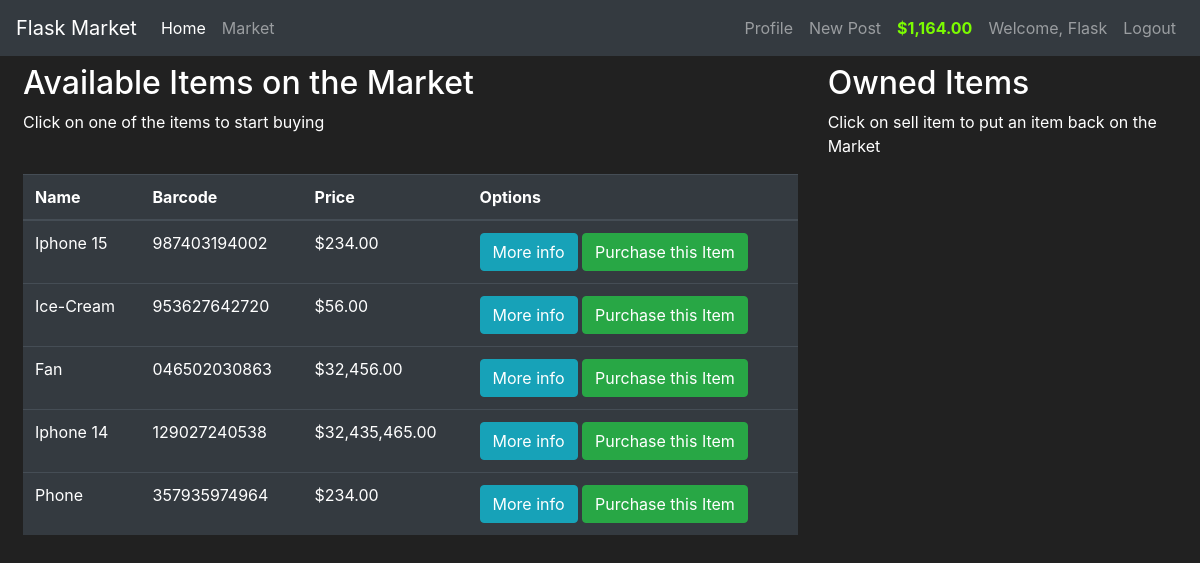
The app's page /market (signed in) with its own data.
### market/models.py (models this page shows, shortened)
class User(db.Model, UserMixin):
    id = db.Column(db.Integer(), primary_key=True)
    username = db.Column(db.String(length=30), nullable=False, unique=True)
    email = db.Column(db.String(length=50), nullable=True, unique=True)
    password_hash = db.Column(db.String(length=60), nullable=True)
    budget = db.Column(db.Integer(), nullable=True, default=1000)
    items = db.relationship('Item', backref='owned_user', lazy=True)
    @property
    def password(self):
        return self.password
    @property
    def prettier_budget(self):
        if len(str(self.budget)) >= 4:
            return f'${str(self.budget)[:-3]},{str(self.budget)[-3:]}.00'
        else:
            return f'${str(self.budget)}.00'

class Item(db.Model):
    id = db.Column(db.Integer(), primary_key=True)
    name = db.Column(db.String(length=30), nullable=False, unique=True)
    price = db.Column(db.Integer(), nullable=False)
    barcode = db.Column(db.String(length=12), nullable=False, unique=True)
    description = db.Column(db.String(length=1024), nullable=False)
    possesion = db.Column(db.Integer(), db.ForeignKey('user.id'))
    date = db.Column(db.DateTime(), default=datetime.now())
    owner = db.Column(db.Integer())

### market/routes.py (the view, shortened to what this page needs)
@app.route('/market', methods=['GET', 'POST'])
@login_required
def market_page():
    purchase_form = PurchaseItemForm()
    selling_form = SellItemForm()
    if request.method == 'GET':
        items = Item.query.order_by(Item.date.desc()).filter_by(possesion=None)
        user_owns = Item.query.filter_by(possesion=current_user.id)
        return render_template('market.html', items=items, purchase_form=purchase_form, user_owns=user_owns, selling_form=selling_form)

### market/helpers.py (called while the page is built)
def usd(value):
    return f"${value:,.2f}"

### market/models.py (called while the page is built)
@login_manager.user_loader
def load_user(user_id):
    return User.query.get(int(user_id))

### market/templates/market.html (shortened to what this page needs)
{% extends 'base.html' %}
{% block content %}
<div class="row mt-2 ml-2">
    <div class="col-8">
        {% if items.first() %}
        <h2>Available Items on the Market</h2>
        <p>Click on one of the items to start buying </p>
        <br>
        <table class="table table-hover table-dark">
            <thead>
                <th scope="col">Name</th>
                <th scope="col">Barcode</th>
                <th scope="col">Price</th>
                <th scope="col">Options</th>
            </thead>
            <tbody>
                {% for item in items %}
                    {% if item.owner != current_user.id and item.possesion != current_user.id %}
                        <tr>
                            <td>{{ item.name }}</td>
                            <td>{{ item.barcode }}</td>
                            <td>{{ item.price | usd }}</td>
                            <td>
                                <button class="btn btn-outline btn-info" data-toggle="modal" data-target="#MoreInfo-{{ item.id }}">More info</button>
                                <button class="btn btn-outline btn-success" data-toggle="modal" data-target="#PurchaseModel-{{ item.id }}">Purchase this Item</button>
                            </td>
                        </tr>
                    {% endif %}
                {% endfor %}
            </tbody>
        </table>
        {% else %}
            <h1 style="color: white; font-weight: bold;">No Product on the Market</h1>
        {% endif %}
    </div>
    <div class="col-4">
        <h2>Owned Items </h2>
        <p>Click on sell item to put an item back on the Market </p>
        <br>
    </div>
</div>
{% endblock content %}

### market/templates/base.html (shortened to what this page needs)
<!DOCTYPE html5>
<html lang="en">
  <head>
    <link rel="stylesheet" href="https://cdn.jsdelivr.net/npm/bootstrap@4.5.3/dist/css/bootstrap.min.css">
  </head>
  <body>
    <nav class="navbar navbar-expand-md navbar-dark bg-dark">
        <a class="navbar-brand" href="#">Flask Market</a>
        <div class="collapse navbar-collapse" id="navbarNav">
            <ul class="navbar-nav mr-auto">
                <li class="nav-item active">
                    <a class="nav-link" href="{{ url_for('home_page') }}">
                        Home <span class="sr-only">(current)</span>
                    </a>
                </li>
                <li class="nav-item">
                    <a class="nav-link" href="{{ url_for('market_page') }}">
                        Market
                    </a>
                </li>
            </ul>
            {% if current_user.is_authenticated %}
                <ul class="navbar-nav">
                    <li class="nav-item">
                        <a class="nav-link" href="{{ url_for('profile') }}">
                            Profile
                        </a>
                    </li>
                    <li class="nav-item">
                        <a class="nav-link" href="{{ url_for('post') }}">
                            New Post
                        </a>
                    </li>
                    <li class="nav-item">
                        <a class="nav-link" style="color: lawngreen; font-weight: bold">
                            {{ current_user.prettier_budget }}
                        </a>
                    </li>
                    <li class="nav-item">
                        <a class="nav-link">
                            Welcome, {{ current_user.username }}
                        </a>
                    </li>
                    <li class="nav-item">
                        <a class="nav-link" href="{{ url_for('logout') }}">
                            Logout
                        </a>
                    </li>
                </ul>
            {% endif %}
        </div>
    </nav>
    {% block content %}
    {% endblock %}
  </body>
</html>

### market/templates/base.html (style rules this page uses)
body { background-color: #212121; color: white; }

### records on screen
User: prettier_budget "$1,164.00", username "Flask"
Item: name "Iphone 15", barcode "987403194002", price "$234.00"
Item: name "Ice-Cream", barcode "953627642720", price "$56.00"
Item: name "Fan", barcode "046502030863", price "$32,456.00"
Item: name "Iphone 14", barcode "129027240538", price "$32,435,465.00"
Item: name "Phone", barcode "357935974964", price "$234.00"
